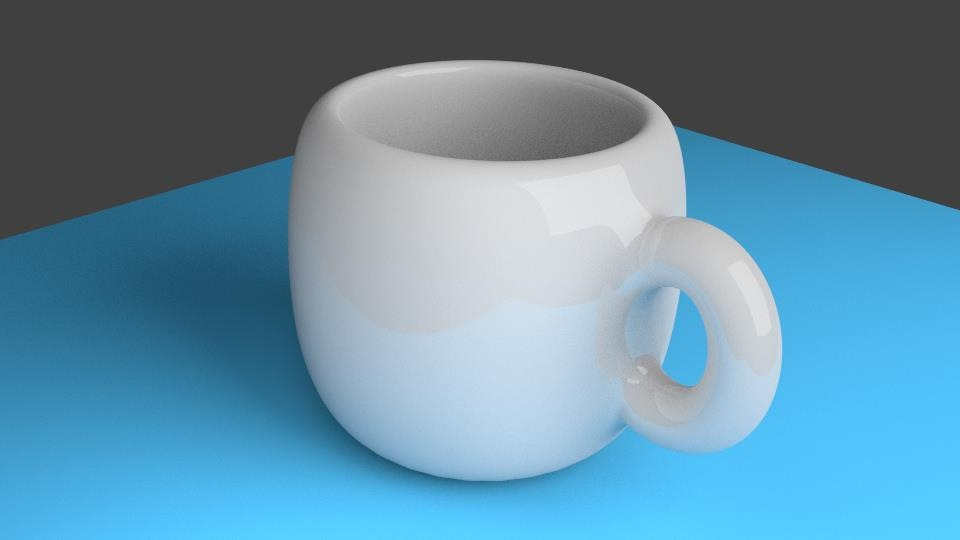
#> input picture OpenCV/Images/cup.png, 960 x 540 px, found by its file name
$ python Region_of_Interest.py
#> lines starting #> are read from the running program, lines starting #| are printed output that depends on the picture; after the words box and inside, x2 and y2 are one past the last pixel; in counts of white or black regions, pixels touching at a corner belong together
import cv2
import numpy as np
import matplotlib as plt
import sys


img1 = cv2.imread('OpenCV/Images/cup.png')
#> img1 is the input picture: shape (540, 960, 3); mean B, G, R 164.6, 142.1, 99
img2 = cv2.imread('OpenCV/Images/cloth.png')
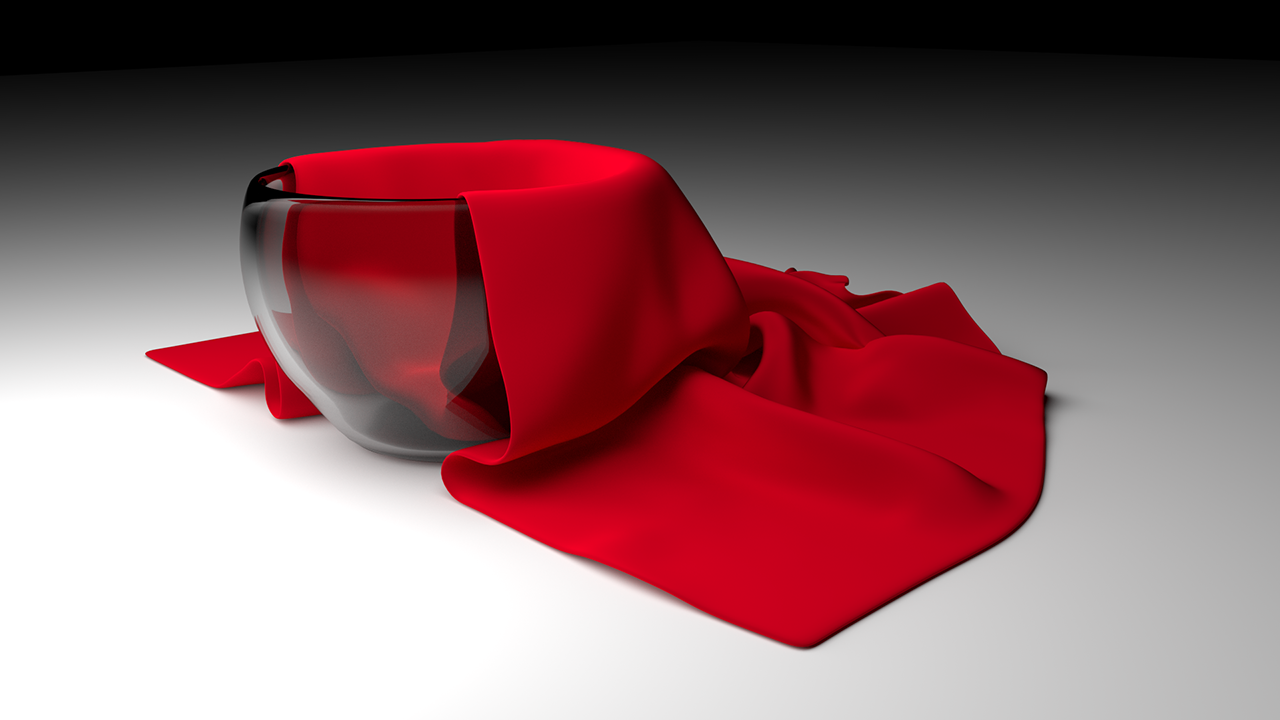
#> input picture OpenCV/Images/cloth.png, 1280 x 720 px, found by its file name
#> img2 is the input picture: shape (720, 1280, 3); mean B, G, R 105.8, 101.3, 142

img1[0:200, 0:200] = img2[300:500, 300:500]
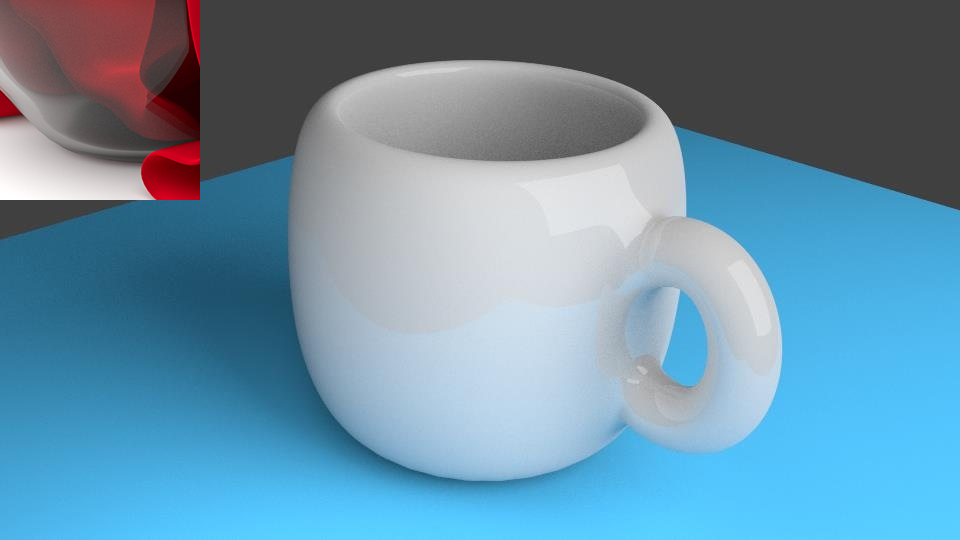
#> img1: shape (540, 960, 3); 7.72% of pixels changed, all inside (x1, y1, x2, y2) = (0, 0, 200, 200)

cv2.imshow('image', img1)
cv2.waitKey(0)
cv2.destroyAllWindows()
